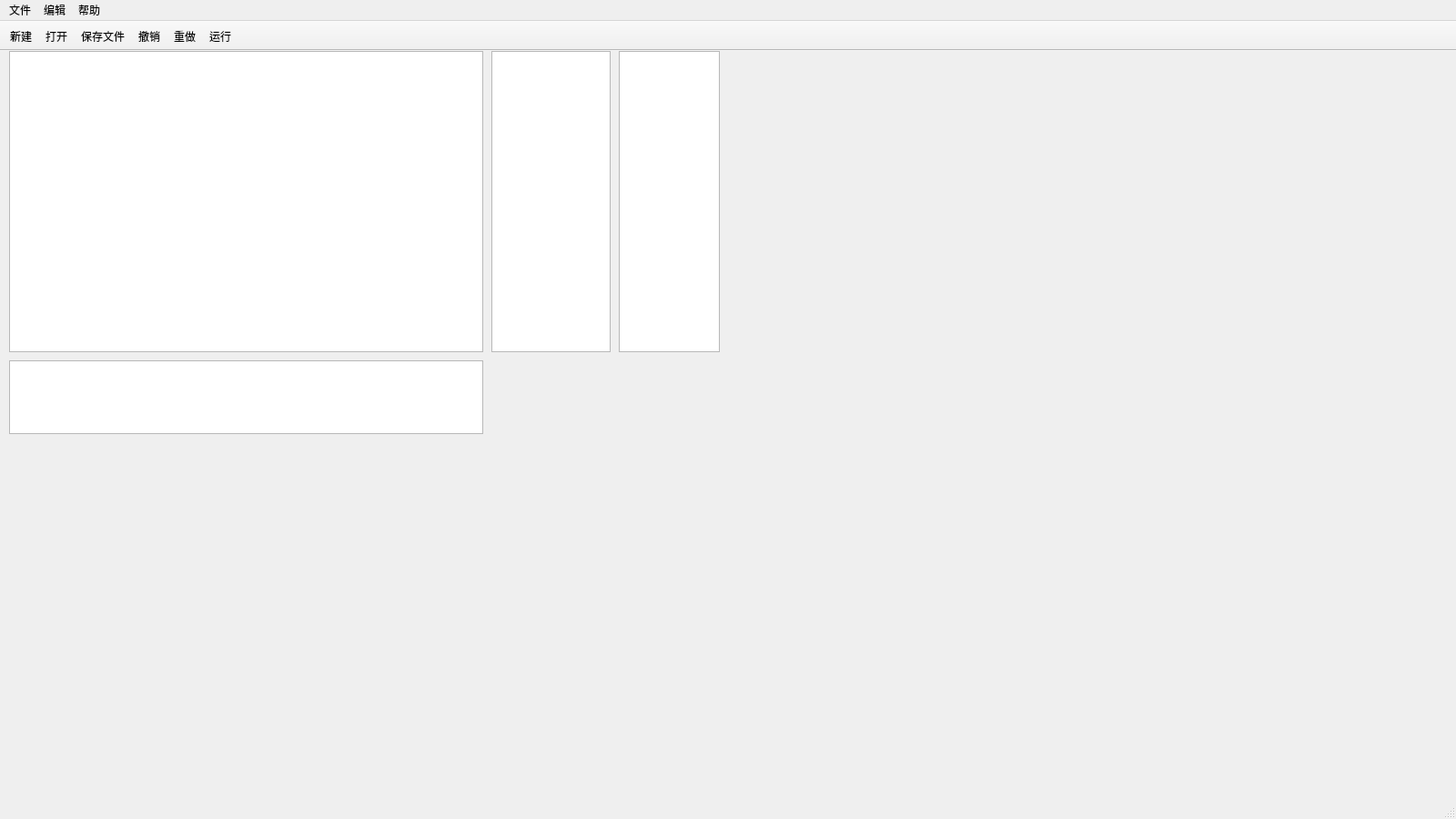
<?xml version="1.0" encoding="UTF-8"?>
<ui version="4.0">
 <class>MainWindow</class>
 <widget class="QMainWindow" name="MainWindow">
  <property name="geometry">
   <rect>
    <x>0</x>
    <y>0</y>
    <width>1600</width>
    <height>900</height>
   </rect>
  </property>
  <property name="windowTitle">
   <string>HJ Editor</string>
  </property>
  <widget class="QWidget" name="centralWidget">
   <widget class="CodeEditor" name="editor">
    <property name="geometry">
     <rect>
      <x>10</x>
      <y>0</y>
      <width>521</width>
      <height>331</height>
     </rect>
    </property>
   </widget>
   <widget class="Console" name="outputText">
    <property name="geometry">
     <rect>
      <x>10</x>
      <y>340</y>
      <width>521</width>
      <height>81</height>
     </rect>
    </property>
   </widget>
   <widget class="Console" name="QuadrupleText">
    <property name="geometry">
     <rect>
      <x>540</x>
      <y>0</y>
      <width>131</width>
      <height>331</height>
     </rect>
    </property>
   </widget>
   <widget class="Console" name="ObjectCodeText">
    <property name="geometry">
     <rect>
      <x>680</x>
      <y>0</y>
      <width>111</width>
      <height>331</height>
     </rect>
    </property>
   </widget>
  </widget>
  <widget class="QMenuBar" name="menuBar">
   <property name="geometry">
    <rect>
     <x>0</x>
     <y>0</y>
     <width>1600</width>
     <height>26</height>
    </rect>
   </property>
   <widget class="QMenu" name="menu">
    <property name="title">
     <string>文件</string>
    </property>
    <addaction name="actionNewFile"/>
    <addaction name="actionOpen"/>
    <addaction name="actionSave_File"/>
   </widget>
   <widget class="QMenu" name="menuEdit_O">
    <property name="title">
     <string>编辑</string>
    </property>
    <addaction name="actionSelectAll"/>
    <addaction name="actionUndo"/>
    <addaction name="actionRedo"/>
   </widget>
   <widget class="QMenu" name="menuHelp_H">
    <property name="title">
     <string>帮助</string>
    </property>
    <addaction name="actionAbout"/>
   </widget>
   <addaction name="menu"/>
   <addaction name="menuEdit_O"/>
   <addaction name="menuHelp_H"/>
  </widget>
  <widget class="QToolBar" name="mainToolBar">
   <property name="movable">
    <bool>false</bool>
   </property>
   <property name="iconSize">
    <size>
     <width>24</width>
     <height>24</height>
    </size>
   </property>
   <property name="toolButtonStyle">
    <enum>Qt::ToolButtonIconOnly</enum>
   </property>
   <attribute name="toolBarArea">
    <enum>TopToolBarArea</enum>
   </attribute>
   <attribute name="toolBarBreak">
    <bool>false</bool>
   </attribute>
   <addaction name="actionNewFile"/>
   <addaction name="actionOpen"/>
   <addaction name="actionSave_File"/>
   <addaction name="actionUndo"/>
   <addaction name="actionRedo"/>
   <addaction name="actionRun"/>
  </widget>
  <widget class="QStatusBar" name="statusBar"/>
  <action name="actionNewFile">
   <property name="icon">
    <iconset resource="Images/Images.qrc">
     <normaloff>:/New.png</normaloff>:/New.png</iconset>
   </property>
   <property name="text">
    <string>新建</string>
   </property>
   <property name="toolTip">
    <string>新建一个C++代码文件</string>
   </property>
   <property name="shortcut">
    <string>Ctrl+N</string>
   </property>
  </action>
  <action name="actionOpen">
   <property name="icon">
    <iconset resource="Images/Images.qrc">
     <normaloff>:/Open.png</normaloff>:/Open.png</iconset>
   </property>
   <property name="text">
    <string>打开...</string>
   </property>
   <property name="toolTip">
    <string>打开文件...</string>
   </property>
   <property name="shortcut">
    <string>Ctrl+O</string>
   </property>
  </action>
  <action name="actionSelectAll">
   <property name="icon">
    <iconset resource="Images/Images.qrc">
     <normaloff>:/All.png</normaloff>:/All.png</iconset>
   </property>
   <property name="text">
    <string>全选</string>
   </property>
   <property name="toolTip">
    <string>选择全部文本</string>
   </property>
   <property name="shortcut">
    <string>Ctrl+A</string>
   </property>
  </action>
  <action name="actionUndo">
   <property name="icon">
    <iconset resource="Images/Images.qrc">
     <normaloff>:/Undo.png</normaloff>:/Undo.png</iconset>
   </property>
   <property name="text">
    <string>撤销</string>
   </property>
   <property name="shortcut">
    <string>Ctrl+Z</string>
   </property>
  </action>
  <action name="actionRedo">
   <property name="icon">
    <iconset resource="Images/Images.qrc">
     <normaloff>:/Redo.png</normaloff>:/Redo.png</iconset>
   </property>
   <property name="text">
    <string>重做</string>
   </property>
   <property name="shortcut">
    <string>Ctrl+Shift+Z</string>
   </property>
  </action>
  <action name="actionAbout">
   <property name="icon">
    <iconset resource="Images/Images.qrc">
     <normaloff>:/About.png</normaloff>:/About.png</iconset>
   </property>
   <property name="text">
    <string>关于 HJ Editor</string>
   </property>
   <property name="toolTip">
    <string>关于 HJ Editor</string>
   </property>
  </action>
  <action name="actionSave_File">
   <property name="icon">
    <iconset resource="Images/Images.qrc">
     <normaloff>:/Save.png</normaloff>:/Save.png</iconset>
   </property>
   <property name="text">
    <string>保存文件</string>
   </property>
   <property name="toolTip">
    <string>保存文件</string>
   </property>
   <property name="shortcut">
    <string>Ctrl+S</string>
   </property>
  </action>
  <action name="actionRun">
   <property name="icon">
    <iconset resource="Images/Images.qrc">
     <normaloff>:/Run.png</normaloff>:/Run.png</iconset>
   </property>
   <property name="text">
    <string>运行</string>
   </property>
   <property name="toolTip">
    <string>编译并运行代码</string>
   </property>
   <property name="shortcut">
    <string>Ctrl+R</string>
   </property>
  </action>
 </widget>
 <layoutdefault spacing="6" margin="11"/>
 <customwidgets>
  <customwidget>
   <class>CodeEditor</class>
   <extends>QPlainTextEdit</extends>
   <header location="global">codeeditor.h</header>
  </customwidget>
  <customwidget>
   <class>Console</class>
   <extends>QPlainTextEdit</extends>
   <header location="global">console.h</header>
  </customwidget>
 </customwidgets>
 <resources>
  <include location="Images/Images.qrc"/>
 </resources>
 <connections/>
</ui>
